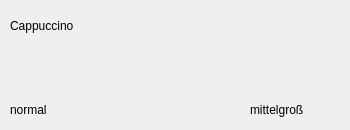
<?xml version="1.0" encoding="UTF-8"?>
<ui version="4.0">
 <class>KDisplay</class>
 <widget class="QWidget" name="KDisplay">
  <property name="geometry">
   <rect>
    <x>0</x>
    <y>0</y>
    <width>350</width>
    <height>130</height>
   </rect>
  </property>
  <property name="minimumSize">
   <size>
    <width>0</width>
    <height>0</height>
   </size>
  </property>
  <property name="windowTitle">
   <string>Form</string>
  </property>
  <widget class="QLabel" name="getraenke">
   <property name="geometry">
    <rect>
     <x>10</x>
     <y>10</y>
     <width>331</width>
     <height>31</height>
    </rect>
   </property>
   <property name="text">
    <string>Cappuccino</string>
   </property>
  </widget>
  <widget class="QLabel" name="kaffeestaerke">
   <property name="geometry">
    <rect>
     <x>10</x>
     <y>100</y>
     <width>80</width>
     <height>20</height>
    </rect>
   </property>
   <property name="text">
    <string>normal</string>
   </property>
  </widget>
  <widget class="QLabel" name="tassengroesse">
   <property name="geometry">
    <rect>
     <x>250</x>
     <y>100</y>
     <width>90</width>
     <height>20</height>
    </rect>
   </property>
   <property name="text">
    <string>mittelgroß</string>
   </property>
  </widget>
 </widget>
 <resources/>
 <connections/>
</ui>
